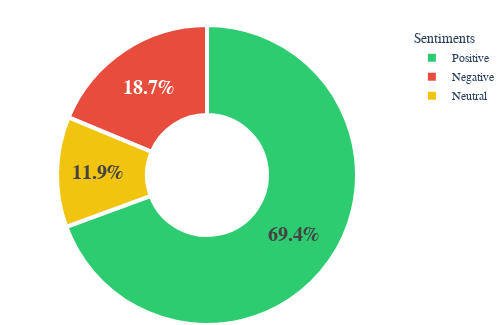

Notebook code cell kept with this figure:
### Code cell
# Percentages of sentiments of the review

pie_data = df.groupby("sentiment")["id"].count().reset_index()

fig = px.pie(
	data_frame = pie_data,
	values = "id",
	names = "sentiment",
	color="sentiment",
	color_discrete_map={
		'Positive': '#2ecc71',
  		'Neutral': '#f1c40f',
		'Negative': '#e74c3c'
		},
	hole=0.4
	)

fig.update_traces(
	hoverinfo='percent', 
	textinfo='percent',
	textfont_size=20, 
	texttemplate='<b>%{percent}</b>',
	marker=dict(line=dict(color='white', width=4)),
	hovertemplate=
	"<b>%{label}</b><br><b>%{percent}</b>"
	)

fig.update_layout(
	dragmode=False,
	margin=dict(t=25, b=0, l=10, r=0),
	legend_title="Sentiments", 
	title="",
	showlegend=True,
	font_family="Arial",
	autosize=False,
	width=500,
	height=325
	)

### Figure 1 — Plotly figure (JSON) as saved in the notebook; plotly's stock layout.template omitted (floating-point values rounded to 4 significant figures)
{"data": [{"customdata": [["Negative"], ["Neutral"], ["Positive"]], "domain": {"x": [0, 1], "y": [0, 1]}, "hole": 0.4, "hoverinfo": "percent", "hovertemplate": "<b>%{label}</b><br><b>%{percent}</b>", "labels": ["Negative", "Neutral", "Positive"], "legendgroup": "", "marker": {"colors": ["#e74c3c", "#f1c40f", "#2ecc71"], "line": {"color": "white", "width": 4}}, "name": "", "showlegend": true, "textfont": {"size": 20}, "textinfo": "percent", "texttemplate": "<b>%{percent}</b>", "type": "pie", "values": [278342, 177026, 1031182]}], "layout": {"autosize": false, "dragmode": false, "font": {"family": "Arial"}, "height": 325, "legend": {"title": {"text": "Sentiments"}, "tracegroupgap": 0}, "margin": {"b": 0, "l": 10, "r": 0, "t": 25}, "showlegend": true, "title": {"text": ""}, "width": 500}}
